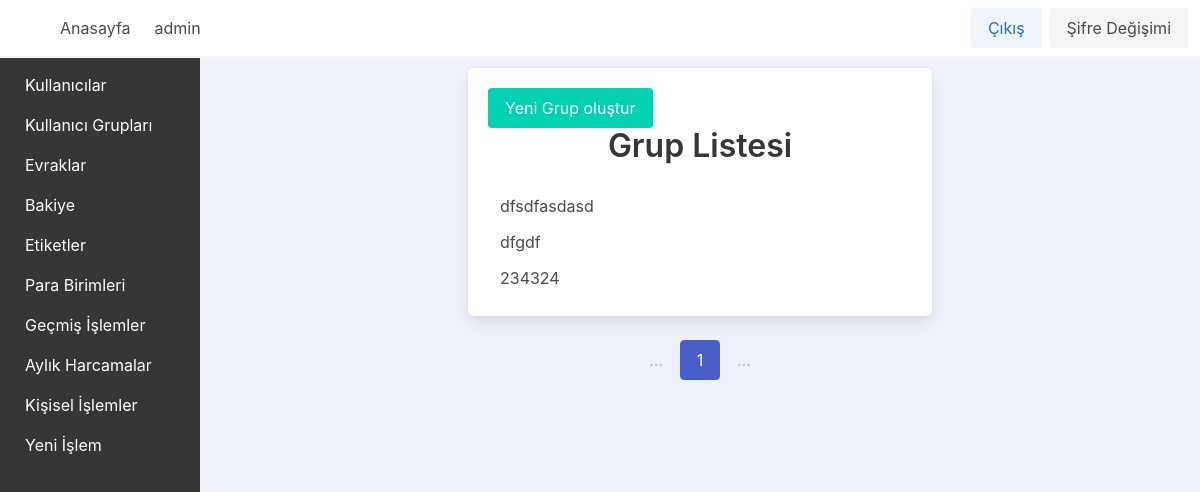
Before: /grouplist/ (signed in) with the older database file.
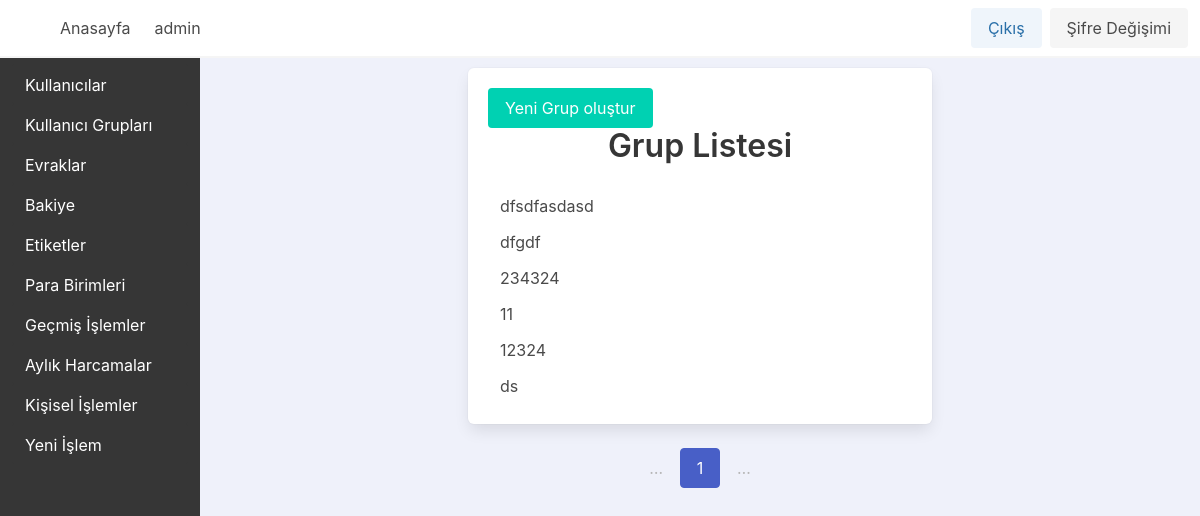
After: the same page with the newer database file.
### app_base/models.py (models this page shows, shortened)
class MuUser(AbstractUser):
    username_validator = UnicodeUsernameValidator()
    username = models.CharField(_("Kullanıcı Adı"), max_length=150, unique=True, help_text=_("Max 150 karakter olabilir. Harfler, sayilar ve sadece @/./+/-/_ olabilir"), validators=[username_validator], error_messages={"unique": _("Bu isimde bir kullanici zaten var")})
    first_name = models.CharField(_("İsim"), max_length=150, blank=True)
    last_name = models.CharField(_("Soyisim"), max_length=150, blank=True)
    email = models.EmailField(_("email address"), blank=True)
    is_staff = models.BooleanField(_("Yönetici Durumu"), default=False, help_text=_("Kullanıcının bu yönetici paneline giriş yapabilmesini belirler."))
    is_active = models.BooleanField(_("active"), default=True, help_text=_("Designates whether this user should be treated as active. " "Unselect this instead of deleting accounts."))
    date_joined = models.DateTimeField(_("date joined"), default=timezone.now)
    currency = models.ForeignKey(Currency, on_delete=models.PROTECT, null=True)
    gruplar = models.ManyToManyField(MuGroup, blank=True)

class MuGroup(Group):
    creation_date = models.DateTimeField(auto_now_add=True)

### app_base/views/groups_view.py (the view)
# urls.py: path("grouplist/", views.grouplist_view, name="grouplist_view_name"),
@login_required
def grouplist_view(request):
    groups = MuGroup.objects.all()
    per_page = 10  # You can adjust this as needed
    paginator = Paginator(groups, per_page)
    page_number = request.GET.get("page")
    page = paginator.get_page(page_number)
    return render(request, "app_base/groups/grouplist.html", {"page": page})

### app_base/templates/app_base/groups/grouplist.html (shortened to what this page needs)
{% extends "base.html" %}
{% block content %}
    <div class="column is-half m-auto">
        <div class="box">
            <a class="button is-primary" href="{% url 'groupcreate_view_name' %}">Yeni Grup oluştur</a>
            <h1 class="title has-text-centered">Grup Listesi</h1>
            <ul class="menu-list">
                {% for group in page %}
                    <li>
                        <a href="{% url 'groupdetail_view_name' group.id %}">{{ group.name }}</a>
                    </li>
                {% empty %}
                    <li>Kayıtlı grup yok.</li>
                {% endfor %}
            </ul>
        </div>
        <div class="pagination is-centered" role="navigation">
            <ul class="pagination-list">
                <li>
                    <span class="pagination-ellipsis">…</span>
                </li>
                <li>
                    <span class="pagination-link is-current">{{ page.number }}</span>
                </li>
                <li>
                    <span class="pagination-ellipsis">…</span>
                </li>
            </ul>
        </div>
    </div>
{% endblock content %}

### templates/base.html (shortened to what this page needs)
{% load static %}
<!DOCTYPE html>
<html lang="tr">
    <head>
        <link rel="stylesheet" href="https://cdn.jsdelivr.net/npm/bulma@0.9.4/css/bulma.min.css">
        <link href="https://cdn.jsdelivr.net/npm/select2@4.1.0-rc.0/dist/css/select2.min.css" rel="stylesheet" />
        <link rel="stylesheet" href="https://cdn.jsdelivr.net/npm/flatpickr/dist/flatpickr.min.css">
    </head>
    <body x-data="{ muside: false }">
        {% include "navbar.html" %}
        <div class="columns mx-0">
            <div {% if user.is_authenticated %}  {% else %}  class="is-hidden"  {% endif %} class="column is-2 has-background-grey-darker" x-bind:class="{ 'is-hidden': muside }">
                {% if user.is_authenticated %}
                    {% include "sidebar.html" %}
                {% endif %}
            </div>
            <div class="column has-background-link-light main-content">
                {% block content %}
                {% endblock content %}
            </div>
        </div>
    </body>
</html>

### templates/navbar.html (shortened to what this page needs)
{% load static %}
<nav class="navbar has-background-white has-shadow" x-data="{ open: false }">
    <div class="navbar-brand">
        <a class="navbar-item" x-on:click="muside = !muside">
            <span class="iconify icon is-medium" data-icon="tabler:layout-sidebar-left-expand-filled"></span>
        </a>
    </div>
    <div id="navbarmenu_id" class="navbar-menu" x-bind:class="{ 'is-active': open }">
        <div class="navbar-start">
            <a class="navbar-item is-info is-light" href="{% url "home_view_name" %}">Anasayfa</a>
            {% if user.is_authenticated %}
                <span class="navbar-item">{{ user.username }}</span>
            {% endif %}
        </div>
        <div class="navbar-end">
            <div class="navbar-item">
                <div class="buttons">
                    {% if user.is_authenticated %}
                        <a class="button is-info is-light" href="{% url 'logout_view_name' %}">Çıkış</a>
                        <a class="button is-light" href="{% url 'passwordchange_view_name' %}">Şifre Değişimi</a>
                    {% else %}
                        <a class="button is-info is-light" href="{% url 'login_view_name' %}">Giriş</a>
                    {% endif %}
                </div>
            </div>
        </div>
    </div>
</nav>

### templates/sidebar.html (shortened to what this page needs)
<div class="menu-container">
    <aside class="menu ">
        <ul class="menu-list ">
            <li class="mt-2">
                <a class="button is-dark has-text-left" href="{% url 'userlist_view_name' %}">  Kullanıcılar</a>
            </li>
            <li>
                <a class="button is-dark has-text-left" href="{% url 'grouplist_view_name' %}">  Kullanıcı Grupları</a>
            </li>
            <li>
                <a class="button is-dark has-text-left" href="{% url 'home_view_name' %}">  Evraklar</a>
            </li>
            <li>
                <a class="button is-dark has-text-left" href="{% url 'balance_view_name' %}">  Bakiye</a>
            </li>
            <li>
                <a class="button is-dark has-text-left" href="{% url 'taglist_view_name' %}">  Etiketler</a>
            </li>
            <li>
                <a class="button is-dark has-text-left" href="{% url 'currencylist_view_name' %}">  Para Birimleri</a>
            </li>
            <li>
                <a class="button is-dark has-text-left" href="{% url 'transactiontable_view_name' %}">  Geçmiş İşlemler </a>
            </li>
            <li>
                <a class="button is-dark has-text-left" href="{% url 'monthlyspendings_view_name' %}">  Aylık Harcamalar</a>
            </li>
            <li>
                <a class="button is-dark has-text-left" href="{% url 'transactionlist_view_name' %}"> Kişisel İşlemler</a>
            </li>
            <li>
                <a class="button is-dark has-text-left" href="{% url 'transactioncreate_view_name' %}">  Yeni İşlem</a>
            </li>
        </ul>
    </aside>
</div>

Changed rows visible on the page:
added MuGroup: name "11"
added MuGroup: name "12324"
added MuGroup: name "ds"
